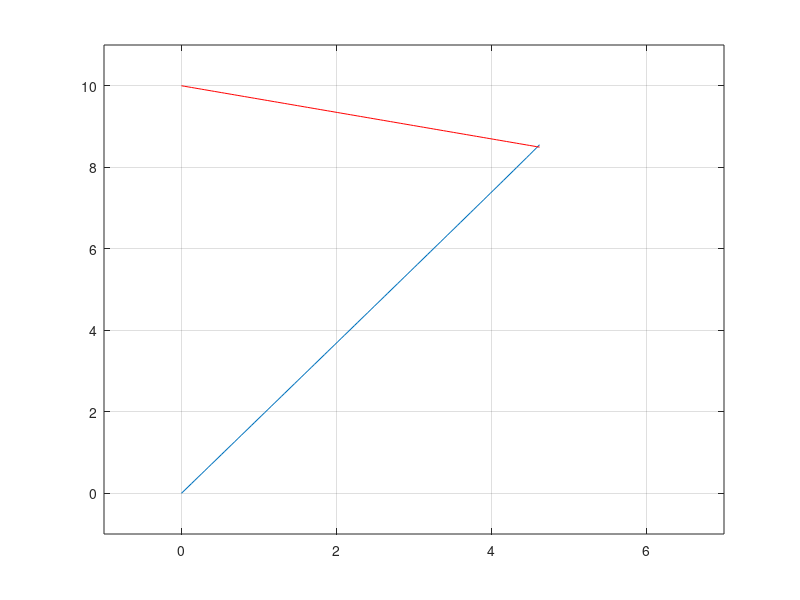

Here is the MATLAB script that generated this plot:
OE=[0 10 0];
OP=[0 0 0];
OT=[10 3 0];
% OT=[4 9 0];
% OT_e=[4 4 0];
% OI=[2.625,7.21,0];
OI=[4.6,8.5,0];
delta_time=0.05;
X_axis=[10 0 0];
ve=0.9;vp=1.8;
% time_length=5.35;
time_length=6.4;
array_length=ceil(time_length/delta_time);
p_x=zeros(1,array_length);
p_y=zeros(1,array_length);
e_x=zeros(1,array_length);
e_y=zeros(1,array_length);
evader_delay=0;
j=0;

for i=1:delta_time:time_length
    j=j+1;
    p_x(j)=OP(1);
    p_y(j)=OP(2);
    e_x(j)=OE(1);
    e_y(j)=OE(2);
    
%     t_x(i)=OT(1);
%     t_y(i)=OT(2);
    
    PE=OE-OP;
    PT=OT-OP;
    PC=(1/(1-(ve/vp)^2))*PE;
    R=(ve/vp)*norm(PC);
    CT=PT-PC;
    CI=R*CT/norm(CT);
    PI=PC+CI;
    phi_p=atan2d(norm(cross(PI,PC)),dot(PI,PC));
    
    phi_PE_x_axis = atan2d(norm(cross(X_axis,PE)),dot(X_axis,PE));
    phi_p_x_axis = phi_PE_x_axis - phi_p;
    OP = OP+[vp*delta_time*cosd(phi_p_x_axis) vp*delta_time*sind(phi_p_x_axis) 0];
    
    
    % E moves towards I (Target lying in P's dominance region)
%     OI=PI+OP;
    EI=OI-OE;
    phi_e=atan2d(norm(cross(X_axis,EI)),dot(X_axis,EI));

    % E moves towards T (Target lying in E's dominance region)
%   ET=OT-OE;
%   phi_e=atan2d(norm(cross(X_axis,ET)),dot(X_axis,ET));

    
        if((i>2)&&(i<6)&&(evader_delay))
            OE=OE;
        else
            OE = OE+[ve*delta_time*cosd(phi_e) -ve*delta_time*sind(phi_e) 0];
        end

%     OT = OT+ [0.7 0.7 0];
end

zero_index = find(p_x, 1, 'last');
p_x=p_x(1:zero_index);
p_y=p_y(1:zero_index);
e_x=e_x(1:zero_index);
e_y=e_y(1:zero_index);

% plot(p_x,p_y,'--')
plot(p_x,p_y)
axis([-1 7 -1 11])
grid on;
hold on;
% plot(e_x,e_y,'r--')
plot(e_x,e_y,'r')
% plot(OT(1),OT(2),'s','Markersize',14,'MarkerFaceColor','g');
% plot(OT_e(1),OT_e(2),'s','Markersize',14,'MarkerFaceColor','g');
% plot(0,10,'rs')
% plot(0,0,'b^')

% plot(t_x,t_y,'g*')
